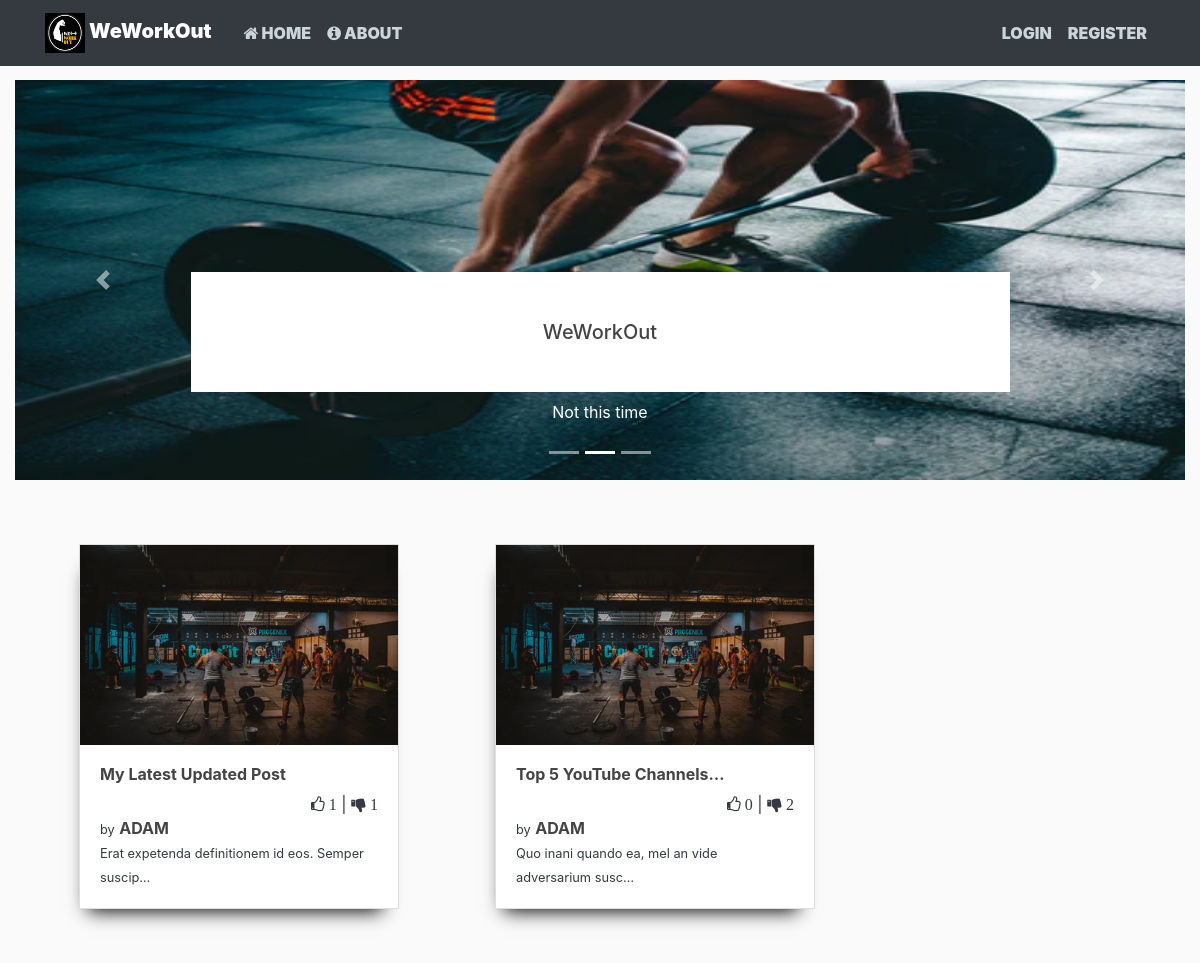
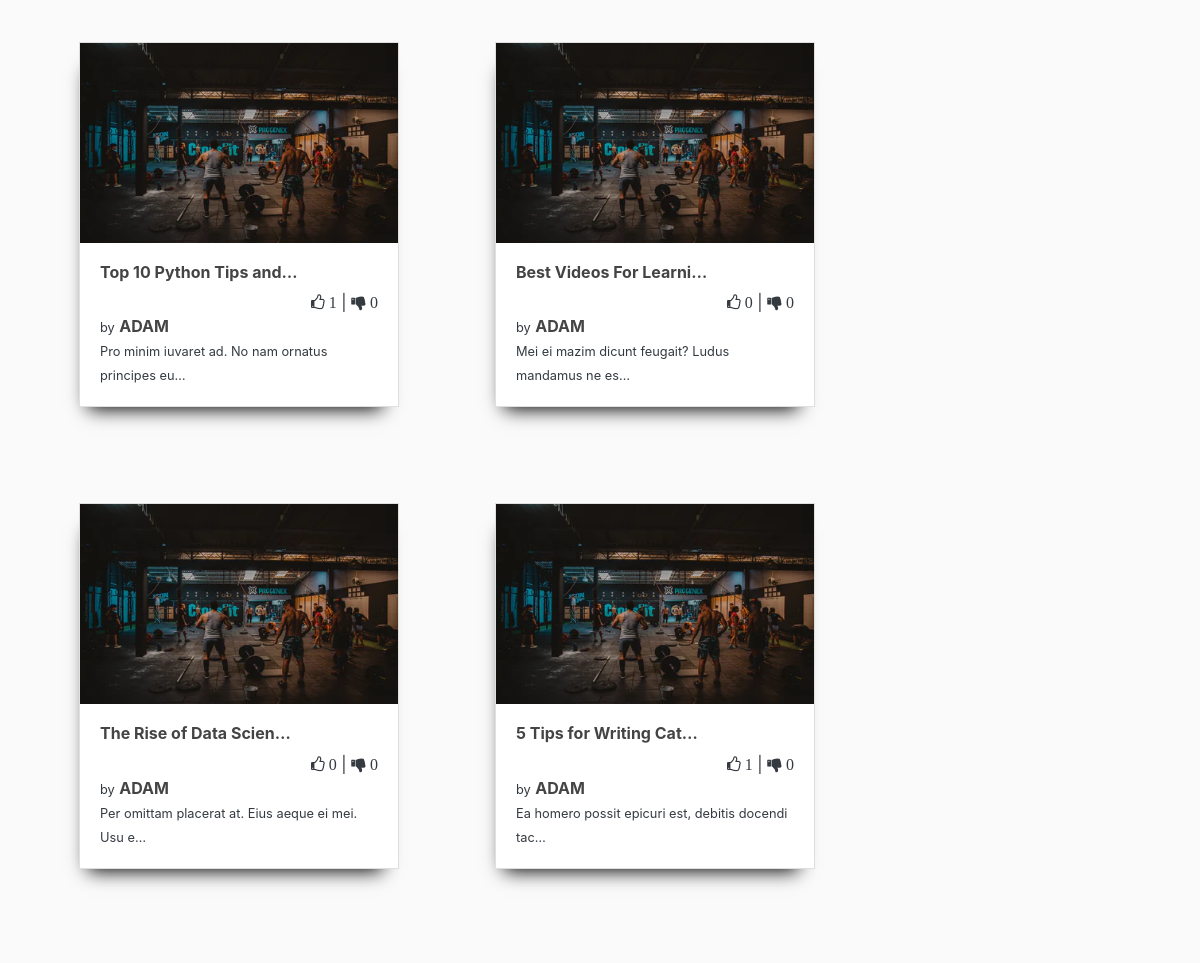
The app's page / (upper part), older data (2 pictures, top to bottom).
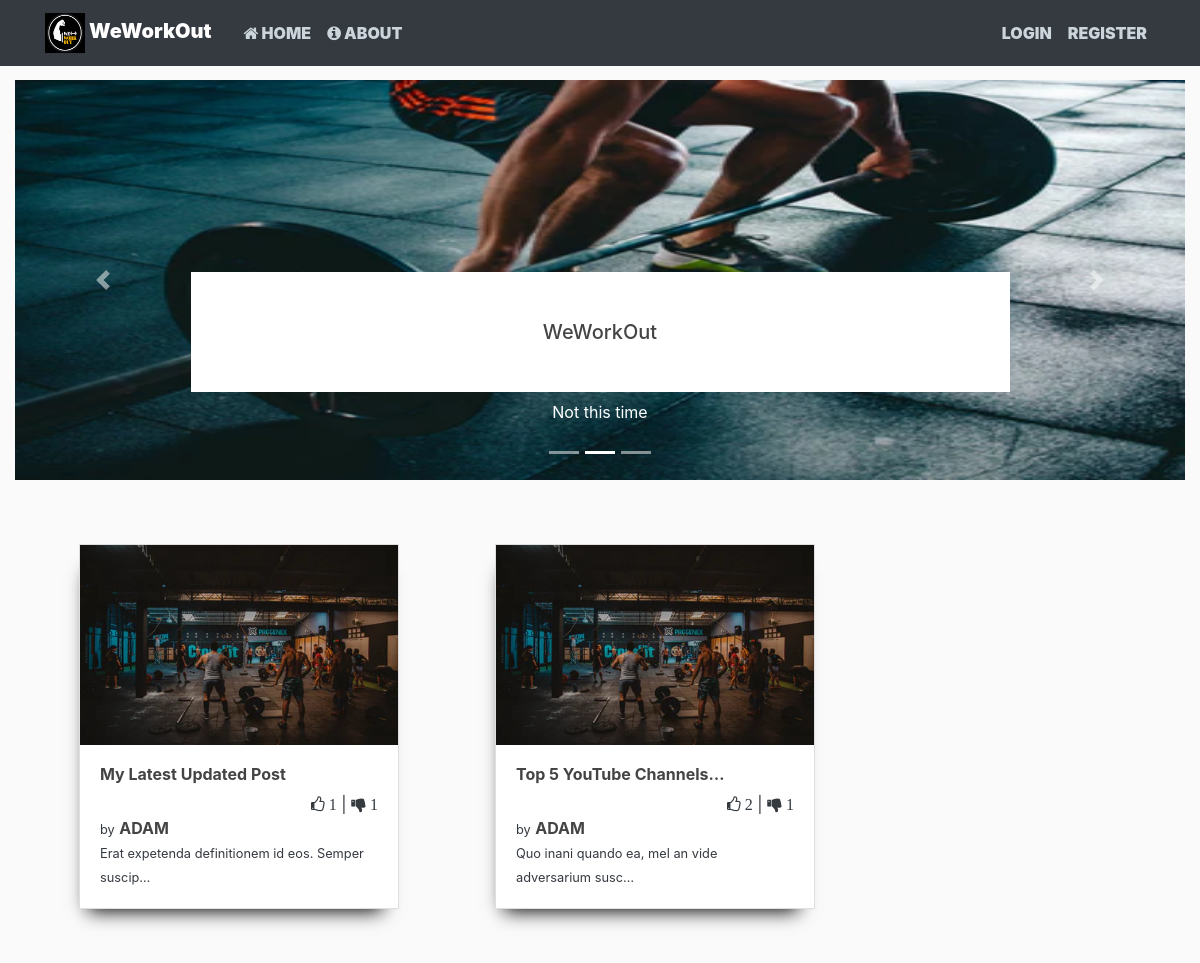
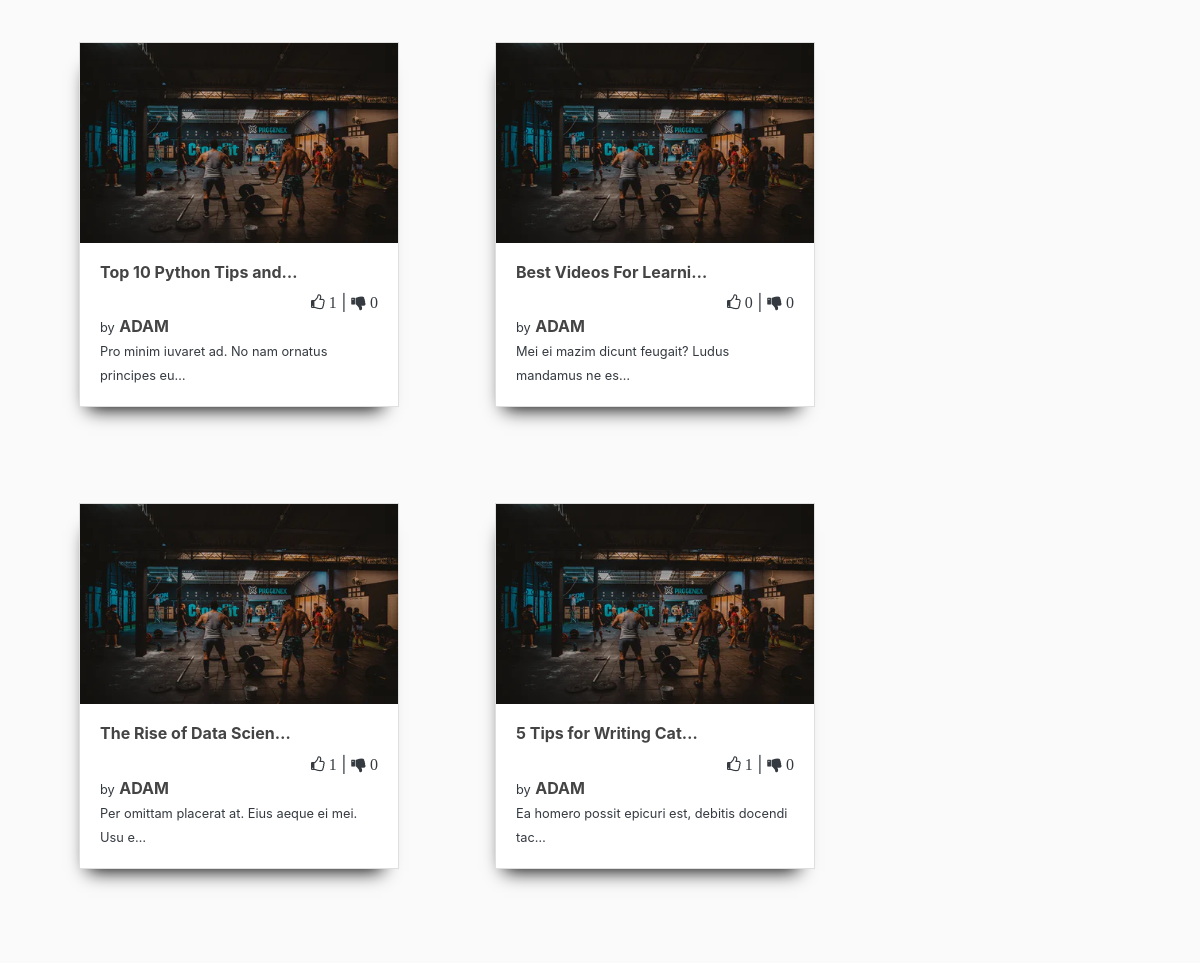
The same page, newer data (2 pictures, top to bottom).
### blog/models.py (models this page shows, shortened)
class Post(models.Model):
	author = models.ForeignKey(User, on_delete=models.CASCADE)
	title = models.CharField(max_length=100)
	content = RichTextField()
	date_posted = models.DateTimeField(default=timezone.now)
	last_edit = models.DateTimeField(auto_now=True)
	likes = models.IntegerField(default=0)
	dislikes = models.IntegerField(default=0)

### blog/views.py (the view)
# urls.py: path('', PostListView.as_view(), name='blog-home'),
class PostListView(ListView):
    model = Post
    template_name = 'blog/home.html'  # <app>/<model>_<viewtype>.html
    context_object_name = 'posts'
    ordering = ['-date_posted']
    paginate_by = 12

### blog/templates/blog/home.html (shortened to what this page needs)
{% extends "blog/base.html" %}
{% load static %}
{% block content %}
<div class="container-fluid mx-3">
	<div class="row">
    {% for post in posts %}
      <div class="card m-5 rounded-0 card_shadow "
        style="width: 20rem; ">
        <img style="height:200px" src="{% static 'blog/carousel_img/3.webp' %}" class="card-img-top rounded-0" alt="...">
        <div class="card-body">
          <h6><b><a class="article-title" href="{% url 'post-detail' post.id %}">
            {{ post.title | truncatechars:23 }}
          </a></b></h6>
          <div style="text-align:right;">
            <i class="fa fa-thumbs-o-up"> {{post.likes}} </i> |
            <i class="fa fa-thumbs-down"> {{post.dislikes}} </i>
          </div>
          <small>by</small>
          <b><a class="article-title" href="{% url 'user-posts' post.author.username %}">
            {{ post.author|upper }}
          </a></b>
          <br>
          <small class="card-text" style="font:8;">
            {{ post.content | truncatechars:50}}
          </small>
        </div>
      </div>
    {% endfor %}
   	</div>
</div>
{% endblock content %}

### blog/templates/blog/base.html (shortened to what this page needs)
{% load static %}
<!DOCTYPE html>
<html>
<head>
    <link rel="stylesheet" href="https://maxcdn.bootstrapcdn.com/bootstrap/4.0.0/css/bootstrap.min.css">
    <link rel="stylesheet" type="text/css" href="{% static 'blog/main.css' %}">
    <link rel="stylesheet" type="text/css"
    href="{% static 'blog/bootstrap-social/bootstrap-social.css' %}">
    <link rel="stylesheet"
    href="{% static 'blog/font-awesome/css/font-awesome.min.css' %}">
</head>
<body class="text-dark">
    <header class="site-header">
      <nav class="navbar navbar-expand-md navbar-dark bg-dark fixed-top"
        style="font-weight:900;">
        <div class="container">
          <a class="navbar-brand mr-4 " href="{% url 'blog-home' %}">
             <img class="d-inline-block " src="{% static 'blog/wwo_icon.png' %}" width="40" height="40"> WeWorkOut</a>
          <div class="collapse navbar-collapse" id="navbarToggle">
            <div class="navbar-nav mr-auto">
              <a class="nav-item nav-link " href="{% url 'blog-home' %}">
              <i class="fa fa-home"></i> {{"Home"|upper}}</a>
              <a class="nav-item nav-link" href="{% url 'blog-about' %}"><i class="fa fa-info-circle"></i> {{"About"|upper}}</a>
            </div>
            <div class="navbar-nav">
              {% if user.is_authenticated %}
               <a class="nav-item nav-link" href="#">{{user|upper}}</a>
              <a class="nav-item nav-link" href="{% url 'post-create' %}">
                <i class="fa fa-plus-circle"></i> {{"Post"|upper}}</a>
                <a class="nav-item nav-link" href="{% url 'profile' %}">
                  <i class="fa fa-user-circle"></i> {{"Profile"|upper}}</a>
                <a class="nav-item nav-link" href="{% url 'logout' %}"><i class="fa fa-sign-out"></i> {{"Logout"|upper}} </a>
              {% else %}
                <a class="nav-item nav-link" href="{% url 'login' %}">{{"Login"|upper}}</a>
                <a class="nav-item nav-link" href="{% url 'register' %}">{{"Register"|upper}}</a>
              {% endif %}
            </div>
          </div>
        </div>
      </nav>
    </header>
    <main role="main" class="container-fluid">
      <div class="row">
        <div class="col-md-12" style="margin-bottom:100p;">
          <div id="carouselExampleIndicators" class="carousel slide mb-3" data-ride="carousel">
          <ol class="carousel-indicators">
            <li data-target="#carouselExampleIndicators" data-slide-to="0" class="active"></li>
            <li data-target="#carouselExampleIndicators" data-slide-to="1"></li>
            <li data-target="#carouselExampleIndicators" data-slide-to="2"></li>
          </ol>
          <div class="carousel-inner">
            <div class="carousel-item">
                  <div class="carousel-caption d-none d-md-block">
                    <h5 class="bg-white p-5">WeWorkOut</h5>
                    <p>Not this time</p>
                  </div>
            </div>
          </div>
          <a class="carousel-control-prev" href="#carouselExampleIndicators" role="button" data-slide="prev">
            <span class="carousel-control-prev-icon" aria-hidden="true"></span>
          </a>
          <a class="carousel-control-next" href="#carouselExampleIndicators" role="button" data-slide="next">
            <span class="carousel-control-next-icon" aria-hidden="true"></span>
          </a>
        </div>
          <div class="row">
            <div class="col-md-12">
            {% block content %}{% endblock %}
            </div>
          </div>
        </div>
      </div>
    </main>
</body>
</html>

### blog/static/blog/main.css (style rules this page uses)
body { background: #fafafa; color: #333333; margin-top: 5rem; }
h1, h2, h3, h4, h5, h6 { color: #444444; }
.site-header .navbar-nav .nav-link { color: #cbd5db; }
.article-title { color: #444444; }
.card_shadow { -webkit-box-shadow: -4px 15px 18px -13px rgba(0,0,0,1); -moz-box-shadow: -4px 15px 18px -13px rgba(0,0,0,1); box-shadow: -4px 15px 18px -13px rgba(0,0,0,1); }

Row changes from the older to the newer data that the page shows:
changed Post "Top 5 YouTube Channels…": likes "0" → "2"; dislikes "2" → "1"
changed Post "The Rise of Data Scien…": likes "0" → "1"
